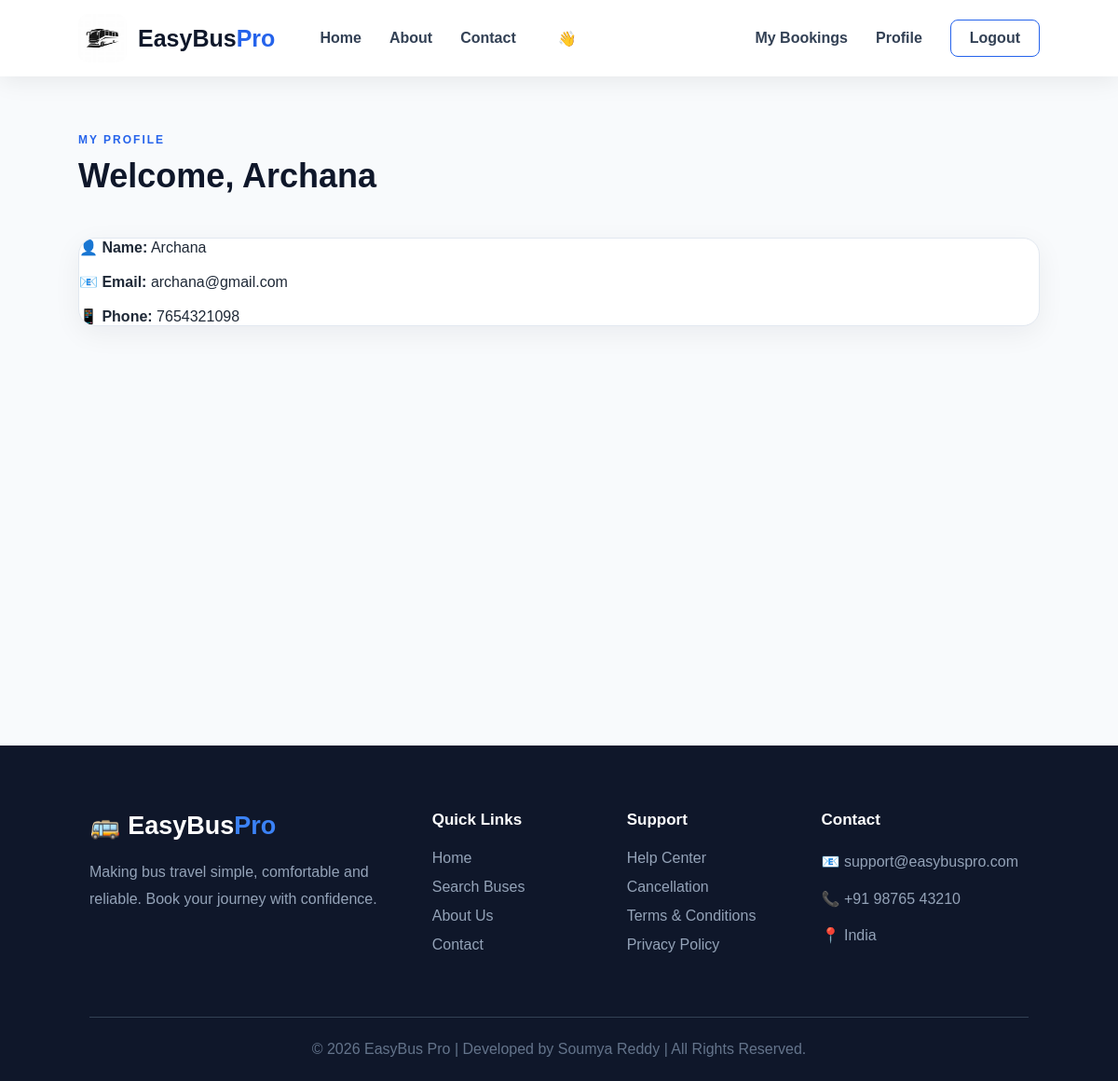
/profile (signed in), run on the app's committed database.
### tables this page shows
CREATE TABLE users (
    id INTEGER PRIMARY KEY AUTOINCREMENT,
    name TEXT NOT NULL,
    email TEXT UNIQUE NOT NULL,
    phone TEXT,
    password TEXT NOT NULL
);

### app.py (the view)
@app.route('/profile')
def profile():
    if "user_id" not in session:
        return redirect('/signin')
    conn = sqlite3.connect("database.db")
    conn.row_factory = sqlite3.Row
    cursor = conn.cursor()
    cursor.execute(
        "SELECT * FROM users WHERE id=?",
        (session["user_id"],)
    )
    user = cursor.fetchone()
    conn.close()
    return render_template(
        "profile.html",
        user=user
    )

### templates/profile.html (shortened to what this page needs)
{% extends "base.html" %}
{% block content %}
<section class="results-page">
    <div class="results-container">
        <div class="results-header">
            <div>
                <span class="results-label">MY PROFILE</span>
                <h1>Welcome, {{ user['name'] }}</h1>
            </div>
        </div>
        <div class="result-bus-card">
            <p><strong>👤 Name:</strong> {{ user['name'] }}</p>
            <br>
            <p><strong>📧 Email:</strong> {{ user['email'] }}</p>
            <br>
            <p><strong>📱 Phone:</strong> {{ user['phone'] }}</p>
        </div>
    </div>
</section>
{% endblock %}

### static/css/style.css (style rules this page uses)
* { margin: 0; padding: 0; box-sizing: border-box; }
body { font-family: Arial, sans-serif; background: #f8fafc; color: #1f2937; }
.results-page { min-height: 100vh; padding: 140px 7% 100px; background: #f8fafc; }
.results-container { max-width: 1250px; margin: auto; }
.results-header { margin-bottom: 35px; display: flex; align-items: center; justify-content: space-between; gap: 25px; }
.results-label { color: #2563eb; font-size: 12px; font-weight: 800; letter-spacing: 2px; }
.results-header h1 { margin: 10px 0; color: #0f172a; font-size: 36px; }
.result-bus-card { margin-bottom: 22px; overflow: hidden; background: white; border: 1px solid #e2e8f0; border-radius: 18px; box-shadow: 0 8px 30px rgba(15, 23, 42, 0.06); transition: 0.3s; }

### data on the page
users: name "Archana", email "archana@gmail.com", phone "7654321098"
